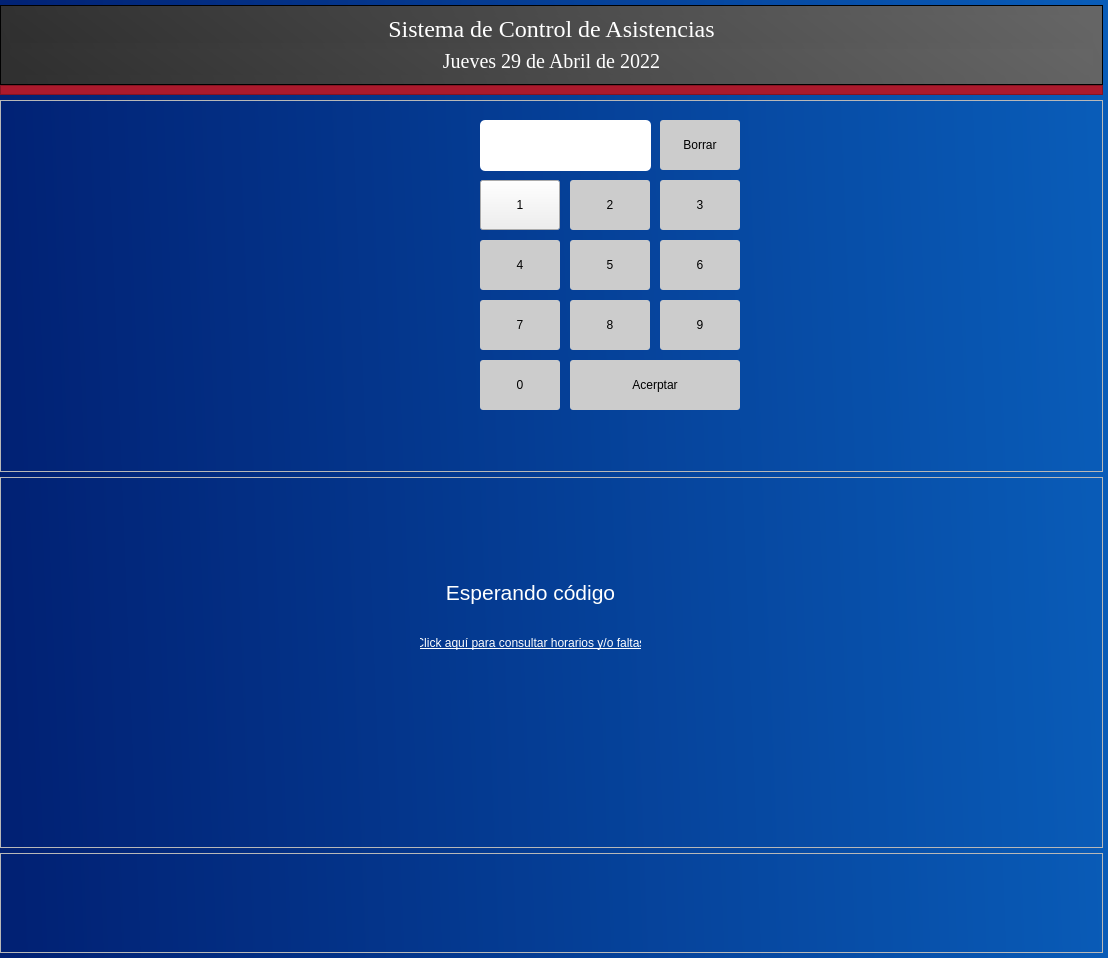
<?xml version="1.0" encoding="UTF-8"?>
<ui version="4.0">
 <class>MainWindow</class>
 <widget class="QMainWindow" name="MainWindow">
  <property name="geometry">
   <rect>
    <x>0</x>
    <y>0</y>
    <width>1108</width>
    <height>958</height>
   </rect>
  </property>
  <property name="font">
   <font>
    <family>Bahnschrift</family>
    <pointsize>14</pointsize>
    <underline>true</underline>
   </font>
  </property>
  <property name="windowTitle">
   <string>MainWindow</string>
  </property>
  <property name="styleSheet">
   <string notr="true">background-color: qlineargradient(spread:pad, x1:0, y1:0.500136, x2:1, y2:0.466, stop:0 rgba(1, 33, 116, 255), stop:1 rgba(9, 92, 184, 255));</string>
  </property>
  <widget class="QWidget" name="centralwidget">
   <layout class="QVBoxLayout" name="verticalLayout_2">
    <property name="spacing">
     <number>5</number>
    </property>
    <property name="leftMargin">
     <number>0</number>
    </property>
    <property name="topMargin">
     <number>5</number>
    </property>
    <property name="rightMargin">
     <number>5</number>
    </property>
    <property name="bottomMargin">
     <number>5</number>
    </property>
    <item>
     <layout class="QVBoxLayout" name="verticalLayout">
      <property name="spacing">
       <number>0</number>
      </property>
      <item>
       <widget class="QFrame" name="frame">
        <property name="minimumSize">
         <size>
          <width>0</width>
          <height>50</height>
         </size>
        </property>
        <property name="maximumSize">
         <size>
          <width>16777215</width>
          <height>80</height>
         </size>
        </property>
        <property name="styleSheet">
         <string notr="true">background-color: qlineargradient(spread:pad, x1:0, y1:0.500136, x2:1, y2:0.466, stop:0 rgba(48, 48, 48, 255), stop:1 rgba(101, 101, 101, 255));</string>
        </property>
        <property name="frameShape">
         <enum>QFrame::StyledPanel</enum>
        </property>
        <property name="frameShadow">
         <enum>QFrame::Raised</enum>
        </property>
        <layout class="QVBoxLayout" name="verticalLayout_3">
         <item>
          <widget class="QLabel" name="label">
           <property name="font">
            <font>
             <family>Times new Roman</family>
             <pointsize>18</pointsize>
             <weight>50</weight>
             <italic>false</italic>
             <bold>false</bold>
            </font>
           </property>
           <property name="styleSheet">
            <string notr="true">color: white;
font: family &quot;Times new Roman&quot;;</string>
           </property>
           <property name="text">
            <string>&lt;html&gt;&lt;head/&gt;&lt;body&gt;&lt;p align=&quot;center&quot;&gt;Sistema de Control de Asistencias&lt;/p&gt;&lt;/body&gt;&lt;/html&gt;</string>
           </property>
          </widget>
         </item>
         <item>
          <widget class="QLabel" name="label_2">
           <property name="font">
            <font>
             <family>Times new Roman</family>
             <pointsize>15</pointsize>
             <weight>50</weight>
             <italic>false</italic>
             <bold>false</bold>
            </font>
           </property>
           <property name="styleSheet">
            <string notr="true">color: white;
font: family &quot;Times new Roman&quot;;</string>
           </property>
           <property name="text">
            <string>&lt;html&gt;&lt;head/&gt;&lt;body&gt;&lt;p align=&quot;center&quot;&gt;Jueves 29 de Abril de 2022&lt;/p&gt;&lt;/body&gt;&lt;/html&gt;</string>
           </property>
          </widget>
         </item>
        </layout>
       </widget>
      </item>
      <item>
       <widget class="QFrame" name="frame_2">
        <property name="minimumSize">
         <size>
          <width>0</width>
          <height>8</height>
         </size>
        </property>
        <property name="maximumSize">
         <size>
          <width>16777215</width>
          <height>10</height>
         </size>
        </property>
        <property name="styleSheet">
         <string notr="true">background-color: rgb(172, 26, 45);</string>
        </property>
        <property name="frameShape">
         <enum>QFrame::StyledPanel</enum>
        </property>
        <property name="frameShadow">
         <enum>QFrame::Raised</enum>
        </property>
       </widget>
      </item>
     </layout>
    </item>
    <item>
     <widget class="QFrame" name="cuadroAbajo">
      <property name="minimumSize">
       <size>
        <width>300</width>
        <height>350</height>
       </size>
      </property>
      <property name="layoutDirection">
       <enum>Qt::LeftToRight</enum>
      </property>
      <property name="autoFillBackground">
       <bool>false</bool>
      </property>
      <property name="styleSheet">
       <string notr="true">background: none;</string>
      </property>
      <property name="frameShape">
       <enum>QFrame::StyledPanel</enum>
      </property>
      <property name="frameShadow">
       <enum>QFrame::Raised</enum>
      </property>
      <widget class="QLabel" name="label_3">
       <property name="geometry">
        <rect>
         <x>280</x>
         <y>40</y>
         <width>180</width>
         <height>180</height>
        </rect>
       </property>
       <property name="minimumSize">
        <size>
         <width>180</width>
         <height>180</height>
        </size>
       </property>
       <property name="maximumSize">
        <size>
         <width>180</width>
         <height>180</height>
        </size>
       </property>
       <property name="styleSheet">
        <string notr="true">border-image: url(:/cct/biometrics.jpg);</string>
       </property>
       <property name="text">
        <string/>
       </property>
      </widget>
      <widget class="QPushButton" name="borrar">
       <property name="geometry">
        <rect>
         <x>660</x>
         <y>20</y>
         <width>80</width>
         <height>50</height>
        </rect>
       </property>
       <property name="minimumSize">
        <size>
         <width>80</width>
         <height>50</height>
        </size>
       </property>
       <property name="maximumSize">
        <size>
         <width>100</width>
         <height>70</height>
        </size>
       </property>
       <property name="cursor">
        <cursorShape>PointingHandCursor</cursorShape>
       </property>
       <property name="styleSheet">
        <string notr="true">QPushButton{
border: none;
background-color: rgb(204, 204, 204);
border-radius: 3px;
}
QPushButton:hover{
background-color: rgb(171, 171, 171);
}</string>
       </property>
       <property name="text">
        <string>Borrar</string>
       </property>
      </widget>
      <widget class="QPushButton" name="Number_1">
       <property name="geometry">
        <rect>
         <x>480</x>
         <y>80</y>
         <width>80</width>
         <height>50</height>
        </rect>
       </property>
       <property name="minimumSize">
        <size>
         <width>80</width>
         <height>50</height>
        </size>
       </property>
       <property name="maximumSize">
        <size>
         <width>100</width>
         <height>70</height>
        </size>
       </property>
       <property name="cursor">
        <cursorShape>PointingHandCursor</cursorShape>
       </property>
       <property name="styleSheet">
        <string notr="true">QPushButton{
border: none;
background-color: rgb(204, 204, 204);
border-radius: 3px;
}
QPushButton:hover{
background-color: rgb(171, 171, 171);
}v</string>
       </property>
       <property name="text">
        <string>1</string>
       </property>
      </widget>
      <widget class="QPushButton" name="Number_2">
       <property name="geometry">
        <rect>
         <x>570</x>
         <y>80</y>
         <width>80</width>
         <height>50</height>
        </rect>
       </property>
       <property name="minimumSize">
        <size>
         <width>80</width>
         <height>50</height>
        </size>
       </property>
       <property name="maximumSize">
        <size>
         <width>100</width>
         <height>70</height>
        </size>
       </property>
       <property name="cursor">
        <cursorShape>PointingHandCursor</cursorShape>
       </property>
       <property name="styleSheet">
        <string notr="true">QPushButton{
border: none;
background-color: rgb(204, 204, 204);
border-radius: 3px;
}
QPushButton:hover{
background-color: rgb(171, 171, 171);
}</string>
       </property>
       <property name="text">
        <string>2</string>
       </property>
      </widget>
      <widget class="QPushButton" name="Number_3">
       <property name="geometry">
        <rect>
         <x>660</x>
         <y>80</y>
         <width>80</width>
         <height>50</height>
        </rect>
       </property>
       <property name="minimumSize">
        <size>
         <width>80</width>
         <height>50</height>
        </size>
       </property>
       <property name="maximumSize">
        <size>
         <width>100</width>
         <height>70</height>
        </size>
       </property>
       <property name="cursor">
        <cursorShape>PointingHandCursor</cursorShape>
       </property>
       <property name="styleSheet">
        <string notr="true">QPushButton{
border: none;
background-color: rgb(204, 204, 204);
border-radius: 3px;
}
QPushButton:hover{
background-color: rgb(171, 171, 171);
}</string>
       </property>
       <property name="text">
        <string>3</string>
       </property>
      </widget>
      <widget class="QPushButton" name="Number_4">
       <property name="geometry">
        <rect>
         <x>480</x>
         <y>140</y>
         <width>80</width>
         <height>50</height>
        </rect>
       </property>
       <property name="minimumSize">
        <size>
         <width>80</width>
         <height>50</height>
        </size>
       </property>
       <property name="maximumSize">
        <size>
         <width>100</width>
         <height>70</height>
        </size>
       </property>
       <property name="cursor">
        <cursorShape>PointingHandCursor</cursorShape>
       </property>
       <property name="styleSheet">
        <string notr="true">QPushButton{
border: none;
background-color: rgb(204, 204, 204);
border-radius: 3px;
}
QPushButton:hover{
background-color: rgb(171, 171, 171);
}</string>
       </property>
       <property name="text">
        <string>4</string>
       </property>
      </widget>
      <widget class="QPushButton" name="Number_5">
       <property name="geometry">
        <rect>
         <x>570</x>
         <y>140</y>
         <width>80</width>
         <height>50</height>
        </rect>
       </property>
       <property name="minimumSize">
        <size>
         <width>80</width>
         <height>50</height>
        </size>
       </property>
       <property name="maximumSize">
        <size>
         <width>100</width>
         <height>70</height>
        </size>
       </property>
       <property name="cursor">
        <cursorShape>PointingHandCursor</cursorShape>
       </property>
       <property name="styleSheet">
        <string notr="true">QPushButton{
border: none;
background-color: rgb(204, 204, 204);
border-radius: 3px;
}
QPushButton:hover{
background-color: rgb(171, 171, 171);
}</string>
       </property>
       <property name="text">
        <string>5</string>
       </property>
      </widget>
      <widget class="QPushButton" name="Number_6">
       <property name="geometry">
        <rect>
         <x>660</x>
         <y>140</y>
         <width>80</width>
         <height>50</height>
        </rect>
       </property>
       <property name="minimumSize">
        <size>
         <width>80</width>
         <height>50</height>
        </size>
       </property>
       <property name="maximumSize">
        <size>
         <width>100</width>
         <height>70</height>
        </size>
       </property>
       <property name="cursor">
        <cursorShape>PointingHandCursor</cursorShape>
       </property>
       <property name="styleSheet">
        <string notr="true">QPushButton{
border: none;
background-color: rgb(204, 204, 204);
border-radius: 3px;
}
QPushButton:hover{
background-color: rgb(171, 171, 171);
}</string>
       </property>
       <property name="text">
        <string>6</string>
       </property>
      </widget>
      <widget class="QPushButton" name="Number_7">
       <property name="geometry">
        <rect>
         <x>480</x>
         <y>200</y>
         <width>80</width>
         <height>50</height>
        </rect>
       </property>
       <property name="minimumSize">
        <size>
         <width>80</width>
         <height>50</height>
        </size>
       </property>
       <property name="maximumSize">
        <size>
         <width>100</width>
         <height>70</height>
        </size>
       </property>
       <property name="cursor">
        <cursorShape>PointingHandCursor</cursorShape>
       </property>
       <property name="styleSheet">
        <string notr="true">QPushButton{
border: none;
background-color: rgb(204, 204, 204);
border-radius: 3px;
}
QPushButton:hover{
background-color: rgb(171, 171, 171);
}</string>
       </property>
       <property name="text">
        <string>7</string>
       </property>
      </widget>
      <widget class="QPushButton" name="Aceptar">
       <property name="geometry">
        <rect>
         <x>570</x>
         <y>260</y>
         <width>170</width>
         <height>50</height>
        </rect>
       </property>
       <property name="cursor">
        <cursorShape>PointingHandCursor</cursorShape>
       </property>
       <property name="styleSheet">
        <string notr="true">QPushButton{
border: none;
background-color: rgb(204, 204, 204);
border-radius: 3px;
}
QPushButton:hover{
background-color: rgb(171, 171, 171);
}</string>
       </property>
       <property name="text">
        <string>Acerptar</string>
       </property>
      </widget>
      <widget class="QPushButton" name="Number_8">
       <property name="geometry">
        <rect>
         <x>570</x>
         <y>200</y>
         <width>80</width>
         <height>50</height>
        </rect>
       </property>
       <property name="minimumSize">
        <size>
         <width>80</width>
         <height>50</height>
        </size>
       </property>
       <property name="maximumSize">
        <size>
         <width>100</width>
         <height>70</height>
        </size>
       </property>
       <property name="cursor">
        <cursorShape>PointingHandCursor</cursorShape>
       </property>
       <property name="styleSheet">
        <string notr="true">QPushButton{
border: none;
background-color: rgb(204, 204, 204);
border-radius: 3px;
}
QPushButton:hover{
background-color: rgb(171, 171, 171);
}</string>
       </property>
       <property name="text">
        <string>8</string>
       </property>
      </widget>
      <widget class="QPushButton" name="Number_9">
       <property name="geometry">
        <rect>
         <x>660</x>
         <y>200</y>
         <width>80</width>
         <height>50</height>
        </rect>
       </property>
       <property name="minimumSize">
        <size>
         <width>80</width>
         <height>50</height>
        </size>
       </property>
       <property name="maximumSize">
        <size>
         <width>100</width>
         <height>70</height>
        </size>
       </property>
       <property name="cursor">
        <cursorShape>PointingHandCursor</cursorShape>
       </property>
       <property name="styleSheet">
        <string notr="true">QPushButton{
border: none;
background-color: rgb(204, 204, 204);
border-radius: 3px;
}
QPushButton:hover{
background-color: rgb(171, 171, 171);
}</string>
       </property>
       <property name="text">
        <string>9</string>
       </property>
      </widget>
      <widget class="QPushButton" name="Number_0">
       <property name="geometry">
        <rect>
         <x>480</x>
         <y>260</y>
         <width>80</width>
         <height>50</height>
        </rect>
       </property>
       <property name="minimumSize">
        <size>
         <width>80</width>
         <height>50</height>
        </size>
       </property>
       <property name="maximumSize">
        <size>
         <width>100</width>
         <height>70</height>
        </size>
       </property>
       <property name="cursor">
        <cursorShape>PointingHandCursor</cursorShape>
       </property>
       <property name="styleSheet">
        <string notr="true">QPushButton{
border: none;
background-color: rgb(204, 204, 204);
border-radius: 3px;
}
QPushButton:hover{
background-color: rgb(171, 171, 171);
}</string>
       </property>
       <property name="text">
        <string>0</string>
       </property>
      </widget>
      <widget class="QLineEdit" name="ID">
       <property name="geometry">
        <rect>
         <x>480</x>
         <y>20</y>
         <width>171</width>
         <height>51</height>
        </rect>
       </property>
       <property name="layoutDirection">
        <enum>Qt::LeftToRight</enum>
       </property>
       <property name="styleSheet">
        <string notr="true">QLineEdit {
font: 18pt;
border-radius: 5px;
}
QLineEdit:focus {
border: 2px solid green;
}</string>
       </property>
       <property name="alignment">
        <set>Qt::AlignCenter</set>
       </property>
      </widget>
     </widget>
    </item>
    <item>
     <widget class="QFrame" name="frame_3">
      <property name="minimumSize">
       <size>
        <width>300</width>
        <height>100</height>
       </size>
      </property>
      <property name="styleSheet">
       <string notr="true">background: none;</string>
      </property>
      <property name="frameShape">
       <enum>QFrame::StyledPanel</enum>
      </property>
      <property name="frameShadow">
       <enum>QFrame::Raised</enum>
      </property>
      <widget class="QLabel" name="label_4">
       <property name="geometry">
        <rect>
         <x>420</x>
         <y>90</y>
         <width>221</width>
         <height>51</height>
        </rect>
       </property>
       <property name="styleSheet">
        <string notr="true">background: none;
color: white;
</string>
       </property>
       <property name="text">
        <string>&lt;html&gt;&lt;head/&gt;&lt;body&gt;&lt;p align=&quot;center&quot;&gt;&lt;span style=&quot; font-size:16pt;&quot;&gt;Esperando código&lt;/span&gt;&lt;/p&gt;&lt;/body&gt;&lt;/html&gt;</string>
       </property>
      </widget>
      <widget class="QPushButton" name="pushButton">
       <property name="geometry">
        <rect>
         <x>420</x>
         <y>150</y>
         <width>221</width>
         <height>31</height>
        </rect>
       </property>
       <property name="font">
        <font>
         <underline>true</underline>
        </font>
       </property>
       <property name="cursor">
        <cursorShape>PointingHandCursor</cursorShape>
       </property>
       <property name="styleSheet">
        <string notr="true">background: none;
border: none;
color: white;</string>
       </property>
       <property name="text">
        <string>Click aquí para consultar horarios y/o faltas</string>
       </property>
      </widget>
     </widget>
    </item>
    <item>
     <widget class="QFrame" name="frame_4">
      <property name="minimumSize">
       <size>
        <width>0</width>
        <height>100</height>
       </size>
      </property>
      <property name="maximumSize">
       <size>
        <width>16777215</width>
        <height>100</height>
       </size>
      </property>
      <property name="styleSheet">
       <string notr="true">background: none;</string>
      </property>
      <property name="frameShape">
       <enum>QFrame::StyledPanel</enum>
      </property>
      <property name="frameShadow">
       <enum>QFrame::Raised</enum>
      </property>
      <widget class="QLabel" name="label_5">
       <property name="geometry">
        <rect>
         <x>450</x>
         <y>10</y>
         <width>171</width>
         <height>100</height>
        </rect>
       </property>
       <property name="minimumSize">
        <size>
         <width>0</width>
         <height>100</height>
        </size>
       </property>
       <property name="styleSheet">
        <string notr="true">border-image: url(:/cct/footer.png);
background: none;
</string>
       </property>
       <property name="text">
        <string/>
       </property>
      </widget>
     </widget>
    </item>
   </layout>
  </widget>
 </widget>
 <resources>
  <include location="Assets/udgLogo.qrc"/>
 </resources>
 <connections>
  <connection>
   <sender>borrar</sender>
   <signal>clicked()</signal>
   <receiver>ID</receiver>
   <slot>clear()</slot>
   <hints>
    <hint type="sourcelabel">
     <x>693</x>
     <y>321</y>
    </hint>
    <hint type="destinationlabel">
     <x>631</x>
     <y>322</y>
    </hint>
   </hints>
  </connection>
 </connections>
</ui>
